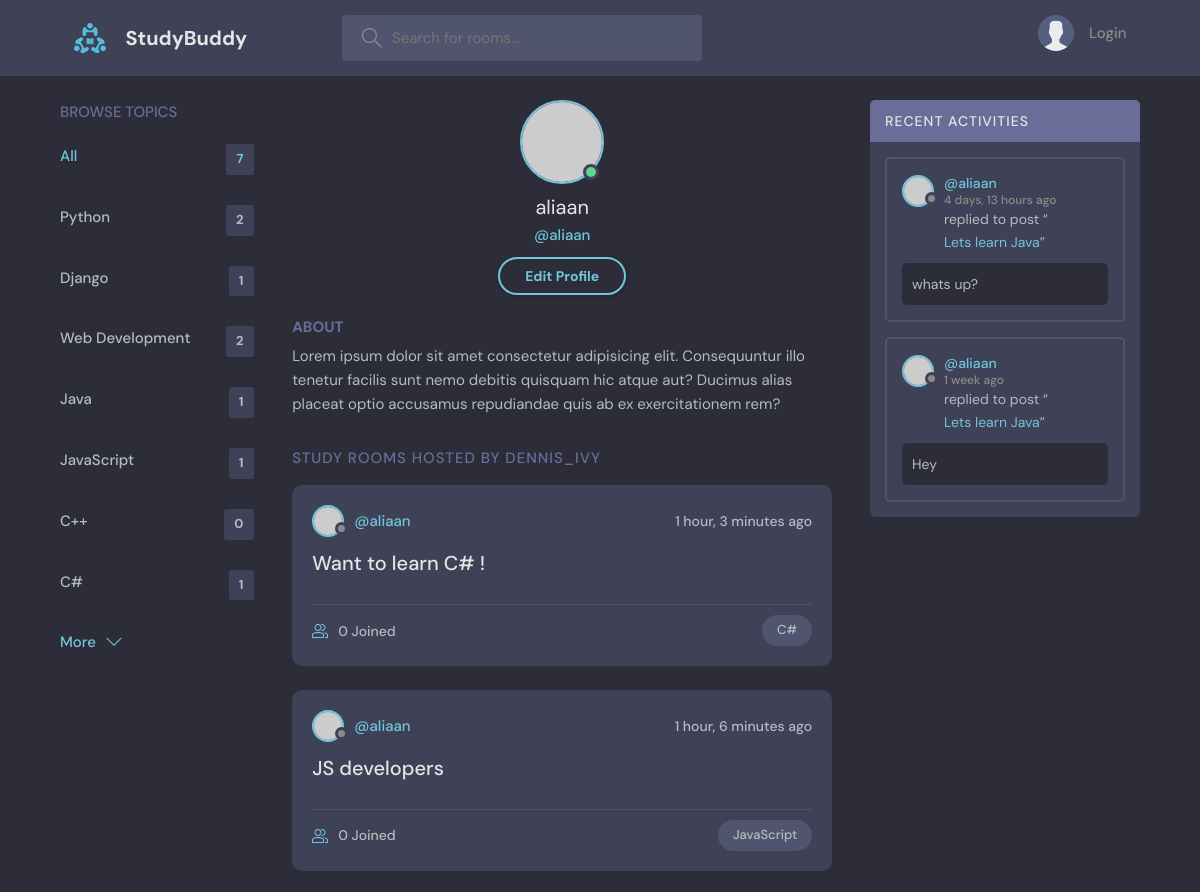
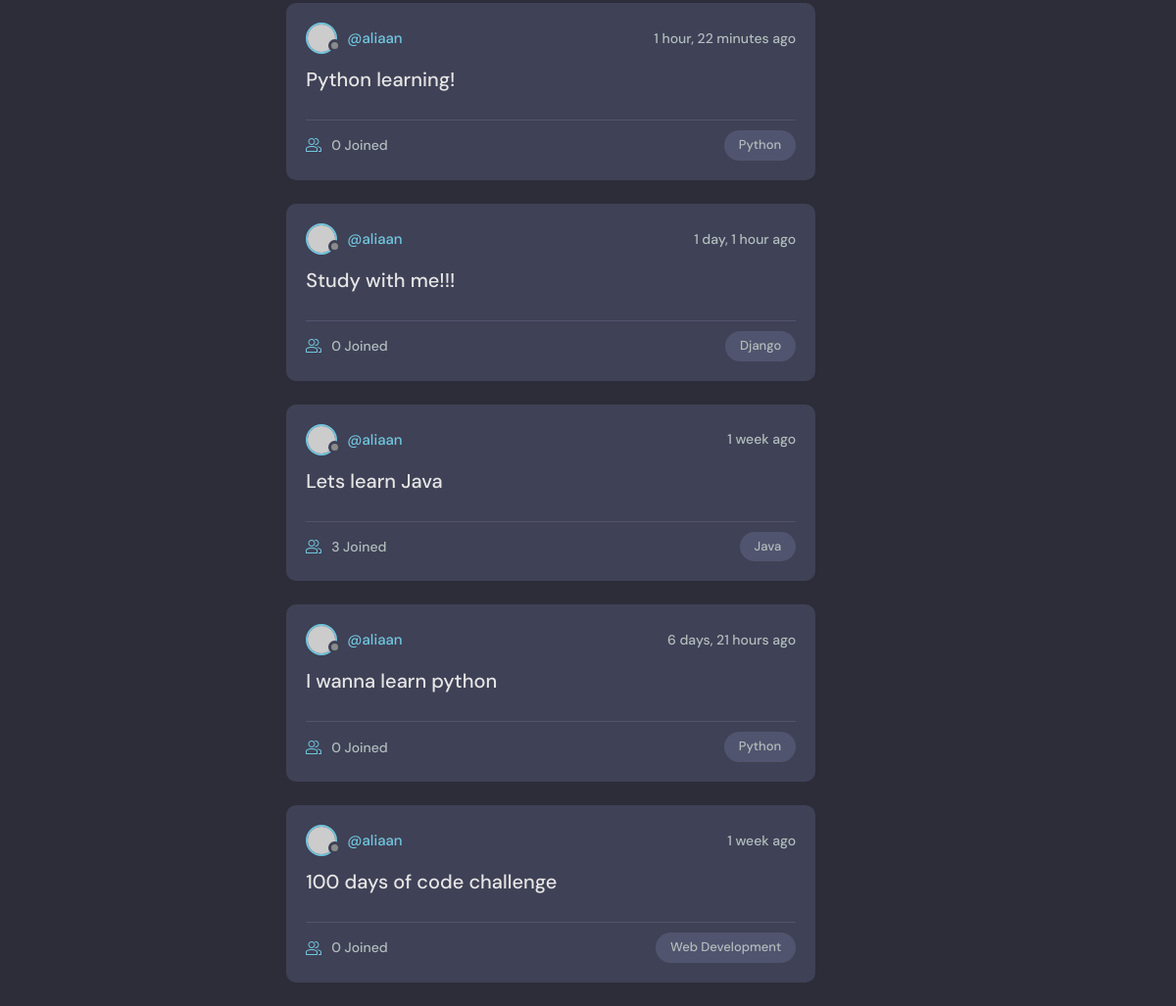
Page /profile/1/ on the committed database (2 pictures, top to bottom).
### base/models.py (models this page shows, shortened)
class Topic(models.Model):
    name = models.CharField(max_length = 200) # Name of the topic

class Room(models.Model):
    host = models.ForeignKey(User, on_delete=models.SET_NULL, null = True) # The actual user that is connected. Relationship to a host.
    topic = models.ForeignKey(Topic, on_delete=models.SET_NULL, null = True) # A topic can have multiple rooms, but a room can only have one topic.
    name = models.CharField(max_length = 200) # Name of the room.
    description = models.TextField(null = True, blank = True) # Description of room. Makes sure the values can be left blank.
    participants = models.ManyToManyField(User, related_name='participants', blank = True)  # Stores all the users active in a room. Creates a many to many relationship.
    updated = models.DateTimeField(auto_now = True) # Takes a snapshot of anytime the table (model instance) is updated. Takes a timestamp every time room is updated.
    created = models.DateTimeField(auto_now_add = True) # Takes a timestamp of when the instance was created.
    class Meta:
        ordering = ['-updated', '-created']
    def __str__(self): # string representation of the room
        return self.name

class Message(models.Model):
    user = models.ForeignKey(User, on_delete=models.CASCADE) # User that is sending the message. Import user model from the django library.
    room = models.ForeignKey(Room, on_delete=models.CASCADE) # When the parent (room) is deleted, the children (messages) are also deleted.
    body = models.TextField() # the actual message
    updated = models.DateTimeField(auto_now = True) # Takes a snapshot of anytime the table (model instance) is updated. Takes a timestamp every time room is updated.
    created = models.DateTimeField(auto_now_add = True) # Takes a timestamp of when the instance was created.
    class Meta:
        ordering = ['-updated', '-created']

### base/views.py (the view)
# urls.py: path("profile/<str:pk>/", views.userProfile, name = "user-profile"),
def userProfile(request, pk):
    user = User.objects.get(id=pk)
    rooms = user.room_set.all()
    room_messages = user.message_set.all()
    topics = Topic.objects.all()
    context = {'user' : user, 'rooms' : rooms, 'room_messages' : room_messages, 'topics' : topics}
    return render(request, 'base/profile.html', context)

### base/templates/base/profile.html
{% extends "main.html" %}
{% block content %}
  <main class="profile-page layout layout--3">
    <div class="container">
      {% include 'base/topic_component.html' %}
      <div class="roomList">
        <div class="profile">
          <div class="profile__avatar">
            <div class="avatar avatar--large active">
              <img src="https://randomuser.me/api/portraits/men/11.jpg" />
            </div>
          </div>
          <div class="profile__info">
            <h3>{{user.username}}</h3>
            <p>@{{user.username}}</p>
            <a href="edit-user.html" class="btn btn--main btn--pill">Edit Profile</a>
          </div>
          <div class="profile__about">
            <h3>About</h3>
            <p>
              Lorem ipsum dolor sit amet consectetur adipisicing elit. Consequuntur illo tenetur
              facilis sunt nemo debitis quisquam hic atque aut? Ducimus alias placeat optio
              accusamus repudiandae quis ab ex exercitationem rem?
            </p>
          </div>
        </div>
        <div class="roomList__header">
          <div>
            <h2>Study Rooms Hosted by dennis_ivy</a>
            </h2>
          </div>
        </div>
        {% include 'base/feed_component.html' %}
      </div>
      {% include 'base/activity_component.html' %}
    </div>
  </main>
{% endblock content %}

### base/templates/base/topic_component.html
<div class="topics">
    <div class="topics__header">
      <h2>Browse Topics</h2>
    </div>
    <ul class="topics__list">
      <li>
        <a href="{% url 'home' %}" class="active">All <span>{{topics.count}}</span></a>
      </li>
      {% for topic in topics %}
      <li>
        <a href=""{% url 'home'  %}?q={{topic.name}}"">{{topic.name}} <span>{{topic.room_set.all.count}}</span></a>
      </li>
      {% endfor %}
    </ul>
    <a class="btn btn--link" href="topics.html">
      More
      <svg version="1.1" xmlns="http://www.w3.org/2000/svg" width="32" height="32" viewBox="0 0 32 32">
        <title>chevron-down</title>
        <path d="M16 21l-13-13h-3l16 16 16-16h-3l-13 13z"></path>
      </svg>
    </a>
  </div>

### base/templates/base/feed_component.html (shortened to what this page needs)
{% for room in rooms %}
<div class="roomListRoom">
    <div class="roomListRoom__header">
      <a href="{% url 'user-profile' room.host.id %}" class="roomListRoom__author">
        <div class="avatar avatar--small">
          <img src="https://randomuser.me/api/portraits/women/11.jpg" />
        </div>
        <span>@{{room.host.username}}</span>
      </a>
      <div class="roomListRoom__actions">
        <span>{{room.created|timesince}} ago</span>
      </div>
    </div>
    <div class="roomListRoom__content">
      <a href="{% url 'room' room.id %}">{{room.name}}</a>
    </div>
    <div class="roomListRoom__meta">
      <a href="{% url 'room' room.id %}" class="roomListRoom__joined">
        {{room.participants.all.count}} Joined
      </a>
      <p class="roomListRoom__topic">{{room.topic.name}}</p>
    </div>
</div>
{% endfor %}

### base/templates/base/activity_component.html (shortened to what this page needs)
<div class="activities">
    <div class="activities__header">
      <h2>Recent Activities</h2>
    </div>
    {% for message in room_messages %}
    <div class="activities__box">
      <div class="activities__boxHeader roomListRoom__header">
        <a href="{% url 'user-profile' message.user.id %}" class="roomListRoom__author">
          <div class="avatar avatar--small">
            <img src="https://randomuser.me/api/portraits/women/11.jpg" />
          </div>
          <p>
            @{{message.user}}
            <span>{{message.created|timesince}} ago</span>
          </p>
        </a>
      </div>
      <div class="activities__boxContent">
        <p>replied to post “<a href="{% url 'room' message.room.id %}">{{message.room}}</a>”</p>
        <div class="activities__boxRoomContent">
            {{message.body}}
        </div>
      </div>
    </div>
    {% endfor %}
</div>

### rows in the picture
Topic: name "Python", room_set.all.count "2"
Topic: name "Django", room_set.all.count "1"
Topic: name "Web Development", room_set.all.count "2"
Topic: name "Java", room_set.all.count "1"
Topic: name "JavaScript", room_set.all.count "1"
Topic: name "C++", room_set.all.count "0"
Topic: name "C#", room_set.all.count "1"
Room: host.username "aliaan", created "1 hour, 3 minutes", name "Want to learn C# !", participants.all.count "0", topic.name "C#"
Room: host.username "aliaan", created "1 hour, 6 minutes", name "JS developers", participants.all.count "0", topic.name "JavaScript"
Room: host.username "aliaan", created "1 hour, 22 minutes", name "Python learning!", participants.all.count "0", topic.name "Python"
Room: host.username "aliaan", created "1 day, 1 hour", name "Study with me!!!", participants.all.count "0", topic.name "Django"
Room: host.username "aliaan", created "1 week", name "Lets learn Java", participants.all.count "3", topic.name "Java"
Room: host.username "aliaan", created "6 days, 21 hours", name "I wanna learn python", participants.all.count "0", topic.name "Python"
Room: host.username "aliaan", created "1 week", name "100 days of code challenge", participants.all.count "0", topic.name "Web Development"
Message: user "aliaan", created "4 days, 13 hours", room "Lets learn Java", body "whats up?"
Message: user "aliaan", created "1 week", room "Lets learn Java", body "Hey"

### other values in the picture
{{ topics.count }} "7"
{{ user.username }} "aliaan"
